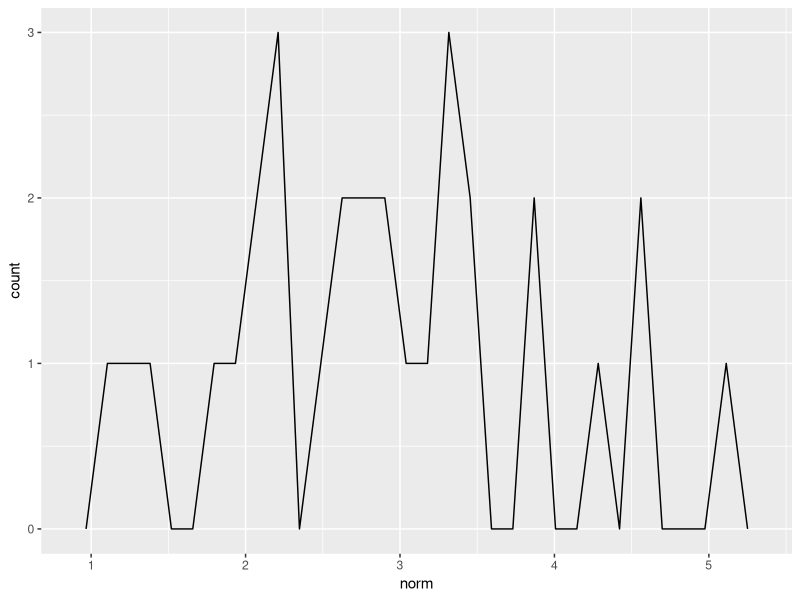
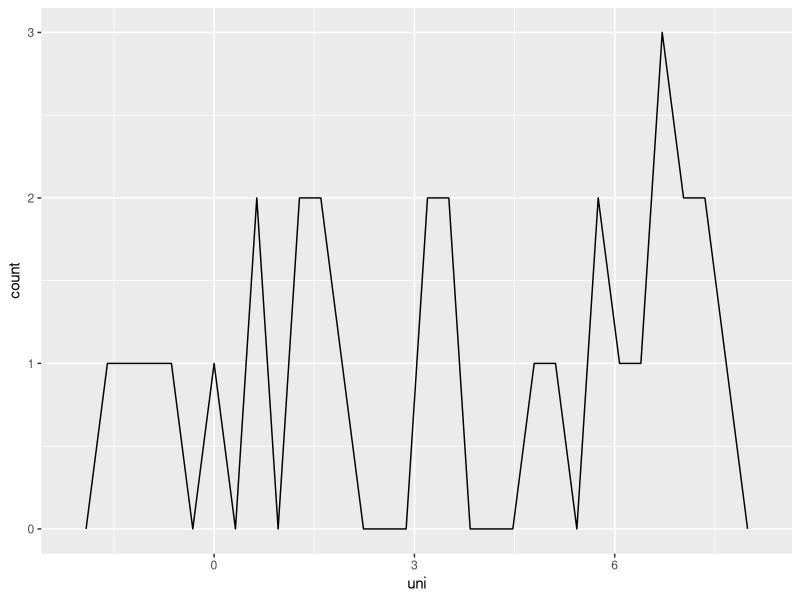
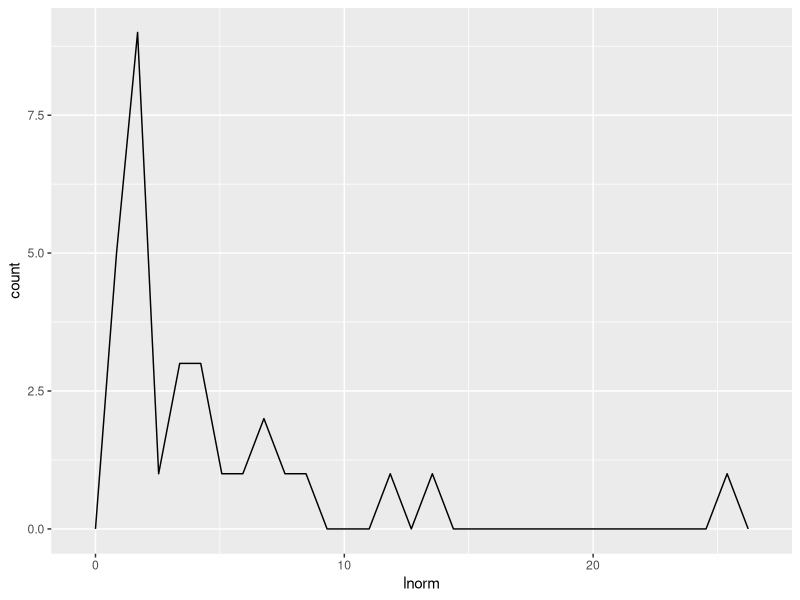
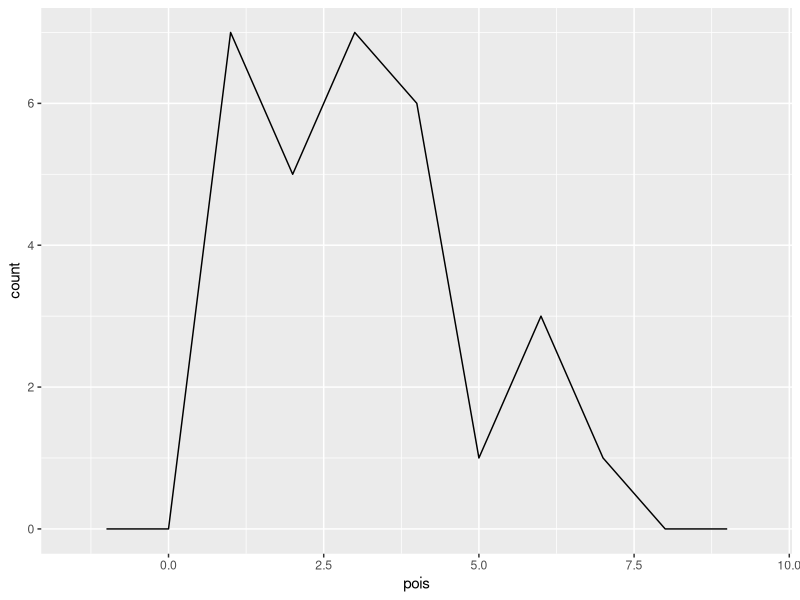

Generate these figures, in order, with R:
## ---- chunk 1

# Set rendering parameters
knitr::opts_chunk$set(message = FALSE, warning = FALSE)

library(tidyverse)



## ---- chunk 2

dat = rnorm(30, mean = 3, sd = 1)

ggplot(data.frame('norm' = dat), aes(x = norm)) + geom_freqpoly()



## ---- chunk 3
#useful for simulating random probabilities 


dat = runif(30, min = -2, max = 8)

ggplot(data.frame('uni' = dat), aes(x = uni)) + geom_freqpoly()



## ---- chunk 4
#useful for modeling things like income 
dat = rlnorm(30,log(3), 1)

ggplot(data.frame('lnorm' = dat), aes(x = lnorm)) + geom_freqpoly()


## ---- chunk 5
#useful for modeling events like receiving emails! 
dat = rpois(30, lambda = 3)

ggplot(data.frame('pois' = dat), aes(x = pois)) + 
  geom_freqpoly(breaks = seq(-.5, 8.5, 1))


